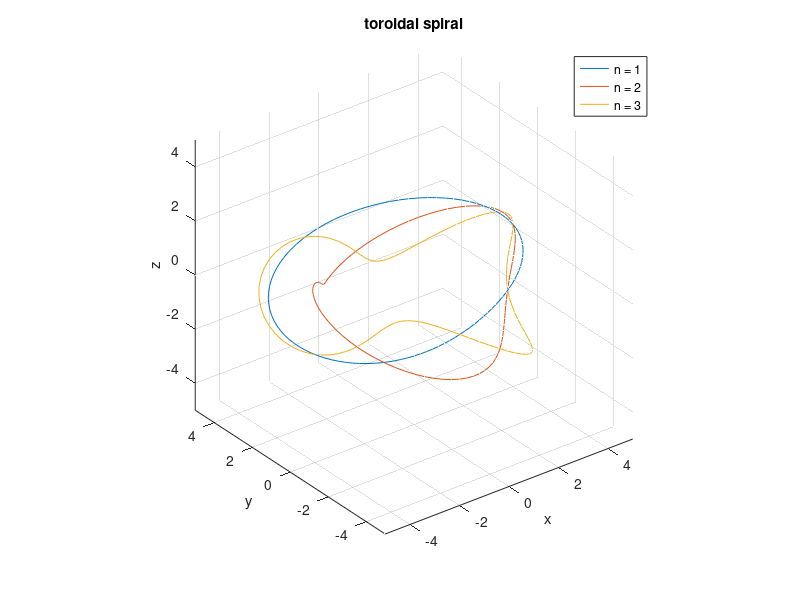

Here is the MATLAB script that generated this plot:
% 3-d curve
% toroidal spiral
t = linspace(0,2*pi,100);
labels = {};
hold off
for n = 1:3
    plot3((4+sin(n*t)).*cos(t),(4+sin(n*t)).*sin(t),cos(n*t))
    hold on
    grid on
    axis equal
    xlabel('x')
    ylabel('y')
    zlabel('z')
    labels{n} = ['n = ' num2str(n)];
end
title('toroidal spiral')
legend(labels)